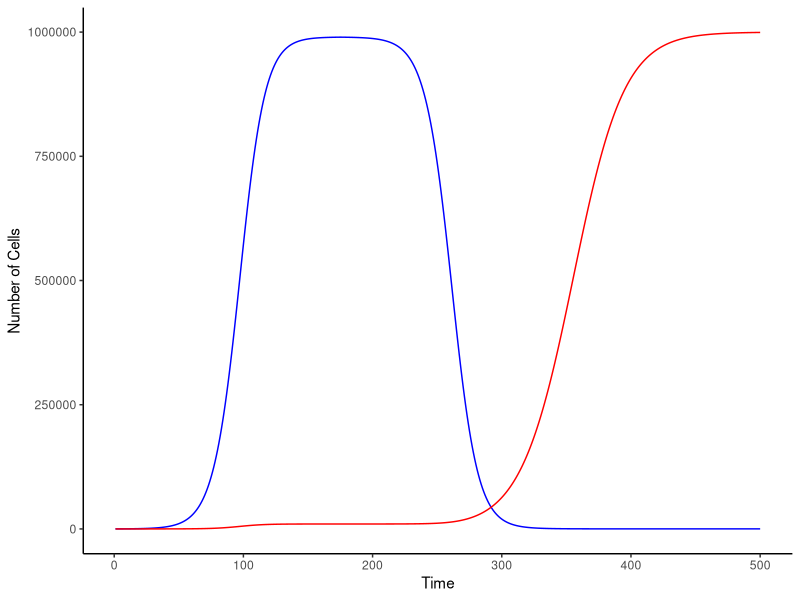

Recreate this plot in R.
rm(list = ls())
library(ggplot2)
#Defines parameters for the model in the Untreated Scenario
Nt = 100
Mt = 1
rn = .1
rm = .1
rmt = .05
rnt = -.1
K = 1000000
timesteps = 500

#Builds vectors to store data
Ns = numeric(length = timesteps)
Ns[1] = Nt
Ms = numeric(length = timesteps)
Ms[1] = Mt

#Loops through timesteps to simulate dynamics of cancer cell growth
for(i in 1:(timesteps-1)){
 #Brings populations to equilibirum
   if(i<175){
    Ns[i+1]=Ns[i]+rn*Ns[i]*(1-(Ns[i]+Ms[i])/K)
    Ms[i+1]=Ms[i]+rm*Ms[i]*(1-(Ns[i]+Ms[i])/K)
   }
  #Impact of treatment on populations
  else{
    Ns[i+1]=Ns[i]+rnt*Ns[i]*(1-(Ns[i]+Ms[i])/K)
    Ms[i+1]=Ms[i]+rmt*Ms[i]*(1-(Ns[i]+Ms[i])/K)
  }
}

#Generates a plot of the data

simNn<-data.frame(time=1:length(Ns),N=Ns)
simMn<-data.frame(time=1:length(Ms),N=Ms)

ggplot(simNn, aes(x=time, y=N)) + geom_line(color = "blue") + geom_line(data = simMn, color = "red") + theme_classic() + xlab("Time") + ylab("Number of Cells")
